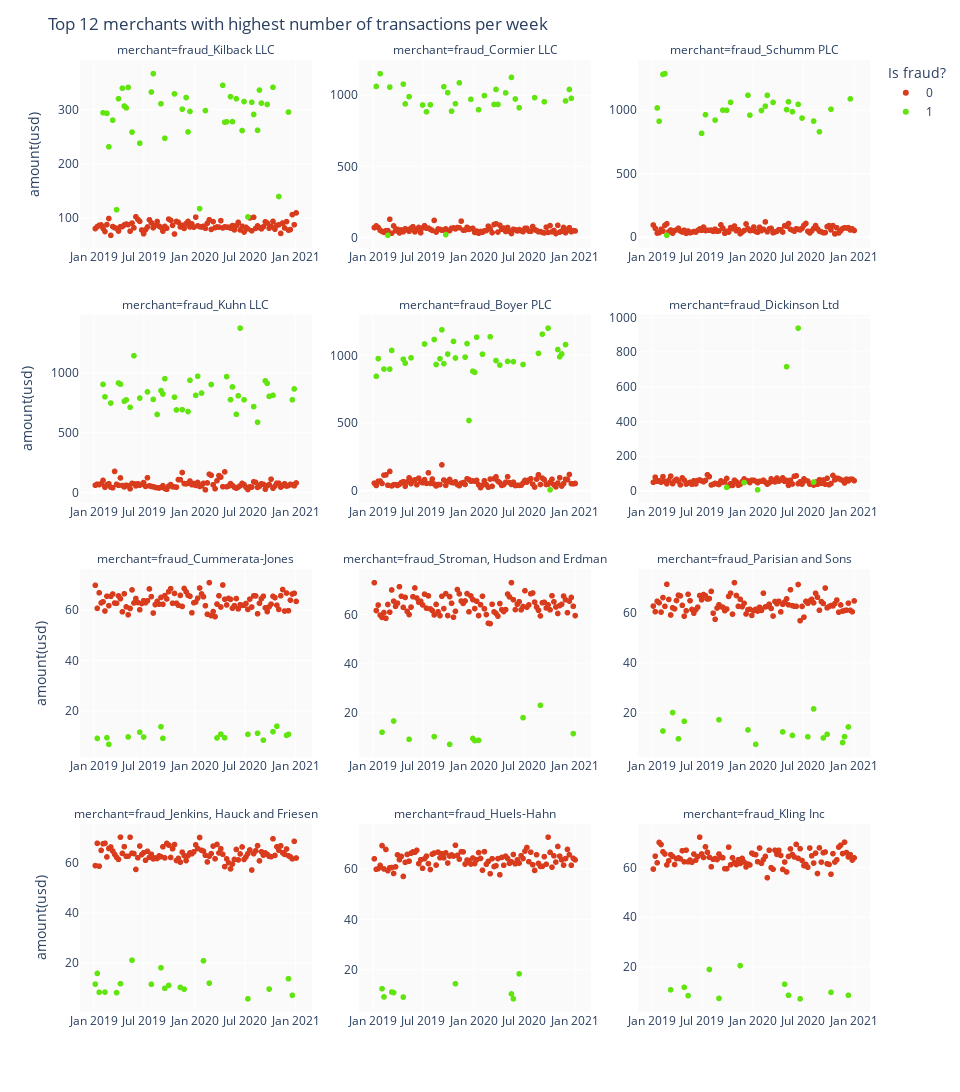

Notebook code cell kept with this figure:
### Code cell
# Specified list of 10 business with the highest number of transactions.
top12_merchants = df_train.merchant.value_counts()[:12]
df_ = df_train.groupby(by=[pd.Grouper(key="transaction_time", freq="1W"),'is_fraud',
                           'merchant']).agg({"amount(usd)":'mean',"transaction_id":"count"}).reset_index()

# The category of the fraudulent transactions was plotted.
df_ = df_[df_.merchant.isin(top12_merchants.index)]

# The category of the fraudulent transactions was plotted.
fig = px.scatter(df_,
        x='transaction_time',
        y='amount(usd)',
        color='is_fraud',
        facet_col ='merchant',
        facet_col_wrap=3,
        facet_col_spacing=.06,
        category_orders={'merchant': top12_merchants.index}, # order the subplots
        color_discrete_map={1:'#61E50F', 0:'#D93C1D'}
)

# The category of the fraudulent transactions was plotted.
fig.update_layout(height=1200,
                  width=960,
                  title='Top 12 merchants with highest number of transactions per week',
                  legend=dict(title='Is fraud?'),
                  plot_bgcolor='#fafafa'
                 )
fig.update_yaxes(matches=None)
fig.for_each_yaxis(lambda yaxis: yaxis.update(showticklabels=True))
fig.for_each_xaxis(lambda xaxis: xaxis.update(showticklabels=True, title=''))
fig.show();
